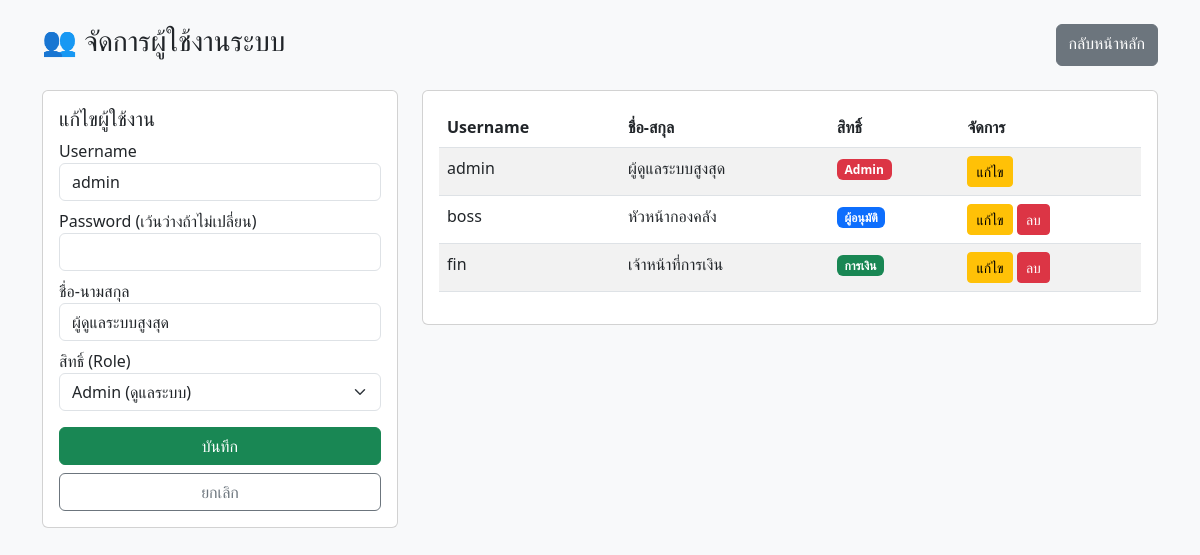
The app's page /admin_users.php?edit=1 (signed in) with its own data.
### tables this page shows
CREATE TABLE `users` (
  `id` int NOT NULL,
  `username` varchar(50) NOT NULL,
  `password` varchar(255) NOT NULL,
  `fullname` varchar(100) NOT NULL,
  `role` enum('admin','approver','finance') NOT NULL DEFAULT 'finance'
);

### admin_users.php (the view, shortened to what this page needs)
<?php
require 'db.php';
$users = $pdo->query("SELECT * FROM users ORDER BY id ASC")->fetchAll();
$editUser = null;
if(isset($_GET['edit'])) {
    $stmt = $pdo->prepare("SELECT * FROM users WHERE id=?");
    $stmt->execute([$_GET['edit']]);
    $editUser = $stmt->fetch();
}
?>
<!DOCTYPE html>
<html lang="th">
<head>
    <link href="https://cdn.jsdelivr.net/npm/bootstrap@5.3.0/dist/css/bootstrap.min.css" rel="stylesheet">
</head>
<body class="p-4 bg-light">
    <div class="container">
        <div class="d-flex justify-content-between mb-4">
            <h3>👥 จัดการผู้ใช้งานระบบ</h3>
            <a href="admin.php" class="btn btn-secondary">กลับหน้าหลัก</a>
        </div>
        <div class="row">
            <div class="col-md-4">
                <div class="card p-3">
                    <h5><?php echo $editUser ? 'แก้ไขผู้ใช้งาน' : 'เพิ่มผู้ใช้งานใหม่'; ?></h5>
                    <form method="POST">
                        <div class="mb-2">
                            <label>Username</label>
                            <input type="text" name="username" class="form-control" value="<?php echo $editUser['username'] ?? ''; ?>" required>
                        </div>
                        <div class="mb-2">
                            <label>Password <?php echo $editUser ? '(เว้นว่างถ้าไม่เปลี่ยน)' : ''; ?></label>
                            <input type="password" name="password" class="form-control" <?php echo $editUser ? '' : 'required'; ?>>
                        </div>
                        <div class="mb-2">
                            <label>ชื่อ-นามสกุล</label>
                            <input type="text" name="fullname" class="form-control" value="<?php echo $editUser['fullname'] ?? ''; ?>" required>
                        </div>
                        <div class="mb-3">
                            <label>สิทธิ์ (Role)</label>
                            <select name="role" class="form-select">
                                <option value="admin" <?php if(($editUser['role']??'')=='admin') echo 'selected'; ?>>Admin (ดูแลระบบ)</option>
                            </select>
                        </div>
                        <button type="submit" class="btn btn-success w-100">บันทึก</button>
                        <?php if($editUser): ?>
                            <a href="admin_users.php" class="btn btn-outline-secondary w-100 mt-2">ยกเลิก</a>
                        <?php endif; ?>
                    </form>
                </div>
            </div>
            <div class="col-md-8">
                <div class="card p-3">
                    <table class="table table-striped">
                        <thead>
                            <tr>
                                <th>Username</th>
                                <th>ชื่อ-สกุล</th>
                                <th>สิทธิ์</th>
                                <th>จัดการ</th>
                            </tr>
                        </thead>
                        <tbody>
                            <?php foreach($users as $u): ?>
                            <tr>
                                <td><?php echo $u['username']; ?></td>
                                <td><?php echo $u['fullname']; ?></td>
                                <td>
                                    <?php
                                        if($u['role']=='admin') echo '<span class="badge bg-danger">Admin</span>';
                                        elseif($u['role']=='approver') echo '<span class="badge bg-primary">ผู้อนุมัติ</span>';
                                        else echo '<span class="badge bg-success">การเงิน</span>';
                                    ?>
                                </td>
                                <td>
                                    <a href="?edit=<?php echo $u['id']; ?>" class="btn btn-sm btn-warning">แก้ไข</a>
                                    <?php if($u['username'] != 'admin'):  ?>
                                        <a href="?delete=<?php echo $u['id']; ?>" class="btn btn-sm btn-danger" onclick="return confirm('ยืนยันลบ?')">ลบ</a>
                                    <?php endif; ?>
                                </td>
                            </tr>
                            <?php endforeach; ?>
                        </tbody>
                    </table>
                </div>
            </div>
        </div>
    </div>
</body>
</html>

### records on screen
users: username "admin", fullname "ผู้ดูแลระบบสูงสุด", role "Admin (ดูแลระบบ)"
users: username "boss", fullname "หัวหน้ากองคลัง", role "ผู้อนุมัติ"
users: username "fin", fullname "เจ้าหน้าที่การเงิน", role "การเงิน"
